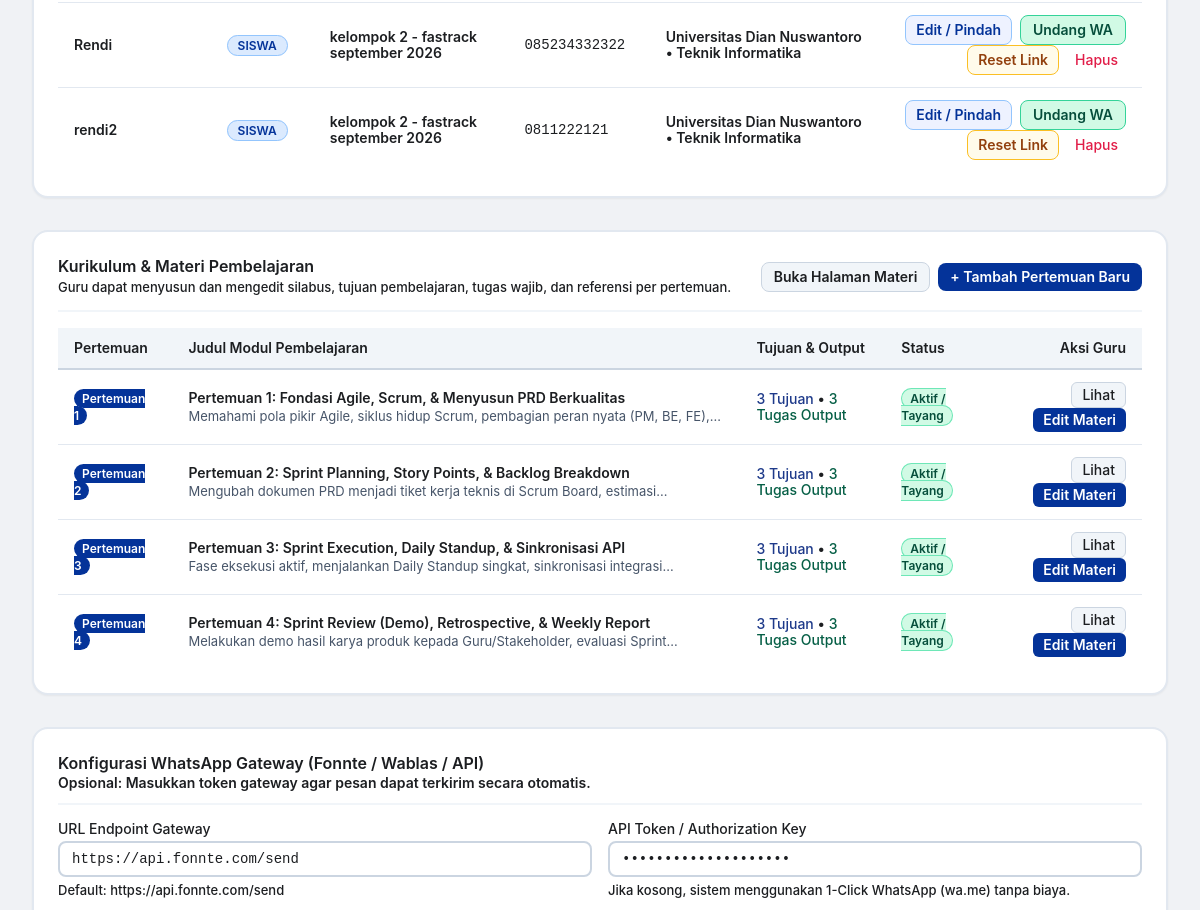
Page /admin.php (signed in, middle part) on the earlier database version.
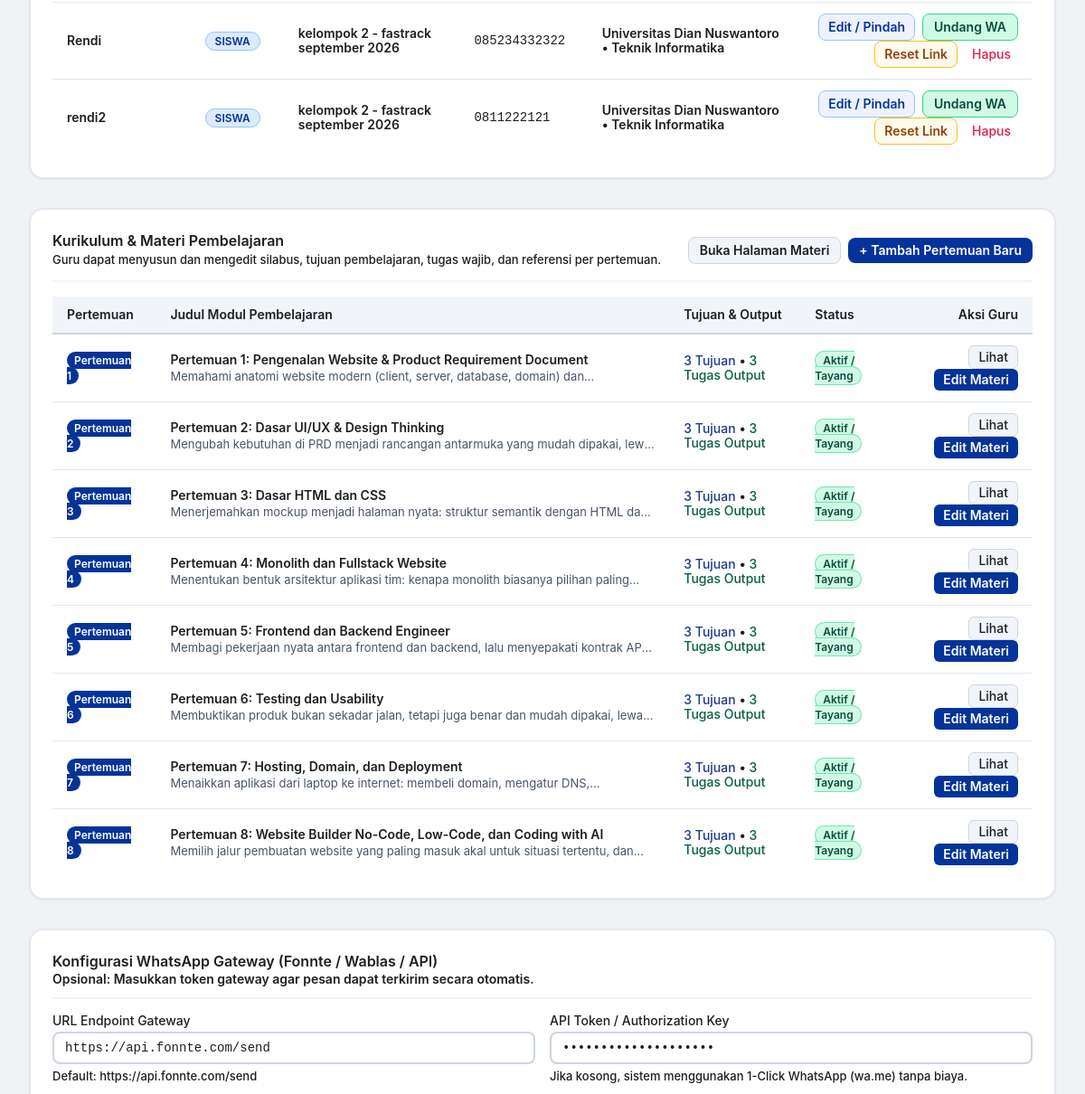
Same page on the later database version.
### tables this page shows
CREATE TABLE members (
            id TEXT PRIMARY KEY,
            name TEXT NOT NULL,
            role TEXT NOT NULL,
            team_id TEXT,
            phone TEXT,
            email TEXT,
            university TEXT,
            major TEXT,
            token TEXT UNIQUE NOT NULL,
            created_at TEXT NOT NULL
        , password_hash TEXT DEFAULT '', invite_used INTEGER DEFAULT 0);

CREATE TABLE teams (
            id TEXT PRIMARY KEY,
            name TEXT NOT NULL,
            project_title TEXT NOT NULL,
            description TEXT,
            sprint_number INTEGER DEFAULT 1,
            created_at TEXT NOT NULL
        );

CREATE TABLE lms_modules (
            id TEXT PRIMARY KEY,
            week_number INTEGER NOT NULL,
            title TEXT NOT NULL,
            summary TEXT NOT NULL,
            content TEXT NOT NULL,
            objectives TEXT NOT NULL,
            deliverables TEXT NOT NULL,
            external_links TEXT NOT NULL,
            is_published INTEGER DEFAULT 1
        );

CREATE TABLE system_settings (
            key TEXT PRIMARY KEY,
            value TEXT NOT NULL
        );

### includes/whatsapp.php (called while the page is built, shortened)
<?php
function getSystemSetting($pdo, $key, $default = '') {
    $stmt = $pdo->prepare("SELECT value FROM system_settings WHERE key = ?");
    $stmt->execute([$key]);
    $row = $stmt->fetch();
    return $row ? $row['value'] : $default;
}
?>

### admin.php (the view, shortened to what this page needs)
<?php
require_once __DIR__ . '/includes/header.php';
$stmt = $pdo->query("SELECT m.*, t.name as team_name FROM members m LEFT JOIN teams t ON m.team_id = t.id ORDER BY m.created_at ASC");
$members = $stmt->fetchAll();
$stmt = $pdo->query("SELECT * FROM lms_modules ORDER BY week_number ASC");
$lmsModules = $stmt->fetchAll();
$waGatewayUrl = getSystemSetting($pdo, 'waGatewayUrl', 'https://api.fonnte.com/send');
$waApiToken = getSystemSetting($pdo, 'waApiToken', '');
$defaultInvitationTemplate = "Halo {nama}!\n\nKamu telah diundang oleh {guru} untuk bergabung ke Tim Proyek Scrum *{tim}* sebagai *{role}*.\n\nSilakan aktivasi akun dan buat kata sandi Anda melalui tautan undangan berikut:\n{invite_link}\n\nSelamat belajar dan berkolaborasi!";
$invitationTemplate = getSystemSetting($pdo, 'invitationTemplate', $defaultInvitationTemplate);
$isHttps = (!empty($_SERVER['HTTPS']) && $_SERVER['HTTPS'] !== 'off') ||
           (!empty($_SERVER['HTTP_X_FORWARDED_PROTO']) && $_SERVER['HTTP_X_FORWARDED_PROTO'] === 'https') ||
           (isset($_SERVER['SERVER_PORT']) && $_SERVER['SERVER_PORT'] == 443);
$scheme = $isHttps ? "https" : "http";
$host = $_SERVER['HTTP_HOST'] ?? 'localhost:8000';
$appBaseUrl = $scheme . "://" . $host;
?>
<div class="space-y-8">
    <div class="bg-white rounded-2xl p-6 border-2 border-slate-200 shadow-sm space-y-4">
        <div class="overflow-x-auto">
            <table class="w-full text-left text-xs border-collapse">
                <tbody class="divide-y divide-slate-200">
                    <?php foreach ($members as $m):
                        $isGuru = ($m['role'] === 'super_admin' || $m['role'] === 'guru');
                        $roleName = $isGuru ? 'Guru / Instruktur' : 'Siswa';
                        $guruName = $currentUserName ?? 'Guru/Instruktur';
                        $inviteLink = $appBaseUrl . '/invite.php?token=' . urlencode($m['token']);
                        $inviteMsg = str_replace(
                            ['{nama}', '{guru}', '{tim}', '{role}', '{invite_link}', '{link}'],
                            [$m['name'], $guruName, ($m['team_name'] ?: 'Tim Scrum'), $roleName, $inviteLink, $inviteLink],
                            $invitationTemplate
                        );
                    ?>
                        <tr class="hover:bg-slate-50">
                            <td class="px-4 py-3 font-black text-black">
                                <?= htmlspecialchars($m['name']) ?>
                            </td>
                            <td class="px-4 py-3 font-bold">
                                <?php if ($isGuru): ?>
                                    <span class="px-2.5 py-0.5 rounded-full border text-[10px] uppercase bg-purple-100 text-purple-900 border-purple-300 font-black">
                                        Guru
                                    </span>
                                <?php else: ?>
                                    <span class="px-2.5 py-0.5 rounded-full border text-[10px] uppercase bg-blue-100 text-[#043399] border-blue-300 font-black">
                                        Siswa
                                    </span>
                                <?php endif; ?>
                            </td>
                            <td class="px-4 py-3 font-black text-black">
                                <?= htmlspecialchars($m['team_name'] ?: ($isGuru ? '-' : 'Belum ada')) ?>
                            </td>
                            <td class="px-4 py-3 font-mono font-bold text-black">
                                <?= htmlspecialchars($m['phone'] ?: '-') ?>
                            </td>
                            <td class="px-4 py-3 text-black font-semibold">
                                <?= htmlspecialchars($m['university']) ?> • <?= htmlspecialchars($m['major']) ?>
                            </td>
                            <td class="px-4 py-3 text-right space-x-1">
                                <?php if (!$isGuru): ?>
                                    <button type="button" onclick='openEditStudentModal(<?= json_encode($m, JSON_HEX_TAG | JSON_HEX_APOS | JSON_HEX_QUOT | JSON_HEX_AMP) ?>)' class="inline-flex items-center gap-1 px-2.5 py-1.5 bg-indigo-50 hover:bg-indigo-100 text-[#043399] border border-blue-300 rounded-lg text-xs font-black transition">
                                        <span>Edit / Pindah</span>
                                    </button>
                                    <button type="button" onclick="openWhatsAppModal('<?= htmlspecialchars($m['name']) ?>', '<?= htmlspecialchars($m['phone']) ?>', <?= htmlspecialchars(json_encode($inviteMsg)) ?>)" class="inline-flex items-center gap-1 px-3 py-1.5 bg-emerald-100 hover:bg-emerald-200 text-emerald-900 border border-emerald-400 rounded-lg text-xs font-black transition">
                                        <span>Undang WA</span>
                                    </button>
                                    <button type="button" onclick="resetInviteLink('<?= $m['id'] ?>', '<?= htmlspecialchars($m['name']) ?>')" class="inline-flex items-center gap-1 px-2.5 py-1.5 bg-amber-50 hover:bg-amber-100 text-amber-800 border border-amber-400 rounded-lg text-xs font-black transition" title="Reset link undangan dan password siswa">
                                        <span>Reset Link</span>
                                    </button>
                                    <button type="button" onclick="deleteMember('<?= $m['id'] ?>')" class="px-2 py-1 text-rose-600 hover:text-rose-800 font-bold text-xs" title="Hapus">
                                        Hapus
                                    </button>
                                <?php endif; ?>
                            </td>
                        </tr>
                    <?php endforeach; ?>
                </tbody>
            </table>
        </div>
    </div>
    <div class="bg-white rounded-2xl p-6 border-2 border-slate-200 shadow-sm space-y-4">
        <div class="flex flex-col sm:flex-row sm:items-center justify-between gap-3 border-b-2 border-slate-100 pb-3">
            <div>
                <h2 class="text-sm font-black text-black flex items-center gap-1.5">
                    <span>Kurikulum & Materi Pembelajaran</span>
                </h2>
                <p class="text-[11px] text-black font-medium mt-0.5">
                    Guru dapat menyusun dan mengedit silabus, tujuan pembelajaran, tugas wajib, dan referensi per pertemuan.
                </p>
            </div>
            <div class="flex items-center gap-2">
                <a href="lms.php" class="px-3 py-1.5 bg-slate-100 hover:bg-slate-200 text-black border border-slate-300 rounded-lg text-xs font-black transition">
                    Buka Halaman Materi
                </a>
                <a href="lms.php?add=1" class="px-3 py-1.5 bg-[#043399] hover:bg-[#021f5c] text-white rounded-lg text-xs font-black shadow-xs transition">
                    + Tambah Pertemuan Baru
                </a>
            </div>
        </div>
        <div class="overflow-x-auto">
            <table class="w-full text-left text-xs border-collapse">
                <thead>
                    <tr class="bg-slate-100 text-black border-b-2 border-slate-300">
                        <th class="px-4 py-3 font-black">Pertemuan</th>
                        <th class="px-4 py-3 font-black">Judul Modul Pembelajaran</th>
                        <th class="px-4 py-3 font-black">Tujuan & Output</th>
                        <th class="px-4 py-3 font-black">Status</th>
                        <th class="px-4 py-3 font-black text-right">Aksi Guru</th>
                    </tr>
                </thead>
                <tbody class="divide-y divide-slate-200">
                    <?php foreach ($lmsModules as $lm):
                        $lObj = json_decode($lm['objectives'] ?? '[]', true) ?? [];
                        $lDel = json_decode($lm['deliverables'] ?? '[]', true) ?? [];
                    ?>
                        <tr class="hover:bg-slate-50">
                            <td class="px-4 py-3 font-black text-black">
                                <span class="px-2 py-0.5 rounded-full bg-[#043399] text-white text-[10px] font-black">
                                    Pertemuan <?= $lm['week_number'] ?>
                                </span>
                            </td>
                            <td class="px-4 py-3 font-black text-black">
                                <div><?= htmlspecialchars($lm['title']) ?></div>
                                <div class="text-[11px] text-slate-600 font-normal line-clamp-1 mt-0.5"><?= htmlspecialchars($lm['summary']) ?></div>
                            </td>
                            <td class="px-4 py-3 font-medium text-black">
                                <span class="text-blue-900 font-bold"><?= count($lObj) ?> Tujuan</span> • <span class="text-emerald-800 font-bold"><?= count($lDel) ?> Tugas Output</span>
                            </td>
                            <td class="px-4 py-3">
                                <?php if ($lm['is_published'] != 0): ?>
                                    <span class="px-2 py-0.5 rounded-full bg-emerald-100 text-emerald-900 border border-emerald-300 text-[10px] font-black">
                                        Aktif / Tayang
                                    </span>
                                <?php else: ?>
                                    <span class="px-2 py-0.5 rounded-full bg-slate-200 text-slate-700 text-[10px] font-black">
                                        Draft
                                    </span>
                                <?php endif; ?>
                            </td>
                            <td class="px-4 py-3 text-right space-x-2">
                                <a href="lms.php?week=<?= $lm['week_number'] ?>" class="inline-flex items-center px-2.5 py-1 bg-slate-100 hover:bg-slate-200 text-black border border-slate-300 rounded-md text-xs font-bold transition">
                                    Lihat
                                </a>
                                <a href="lms.php?week=<?= $lm['week_number'] ?>&edit=1" class="inline-flex items-center px-2.5 py-1 bg-[#043399] hover:bg-[#021f5c] text-white rounded-md text-xs font-black shadow-xs transition">
                                    Edit Materi
                                </a>
                            </td>
                        </tr>
                    <?php endforeach; ?>
                </tbody>
            </table>
        </div>
    </div>
    <div class="bg-white rounded-2xl p-6 border-2 border-slate-200 shadow-sm space-y-4">
        <div class="border-b-2 border-slate-100 pb-3">
            <h2 class="text-sm font-black text-black flex items-center gap-2">
                <span>Konfigurasi WhatsApp Gateway (Fonnte / Wablas / API)</span>
            </h2>
            <p class="text-xs text-black font-semibold mt-0.5">
                Opsional: Masukkan token gateway agar pesan dapat terkirim secara otomatis.
            </p>
        </div>
        <form onsubmit="handleSaveSettings(event)" class="space-y-4">
            <div class="grid grid-cols-1 sm:grid-cols-2 gap-4">
                <div>
                    <label class="block text-xs font-bold text-black mb-1">URL Endpoint Gateway</label>
                    <input type="url" name="waGatewayUrl" value="<?= htmlspecialchars($waGatewayUrl) ?>" class="w-full px-3 py-2 border-2 border-slate-300 rounded-lg text-xs font-mono font-bold text-black focus:outline-none focus:ring-2 focus:ring-[#043399]">
                    <span class="text-[11px] text-black font-medium mt-1 block">Default: https://api.fonnte.com/send</span>
                </div>
                <div>
                    <label class="block text-xs font-bold text-black mb-1">API Token / Authorization Key</label>
                    <input type="password" name="waApiToken" value="<?= htmlspecialchars($waApiToken) ?>" placeholder="Masukkan token jika ada" class="w-full px-3 py-2 border-2 border-slate-300 rounded-lg text-xs font-mono font-bold text-black focus:outline-none focus:ring-2 focus:ring-[#043399]">
                    <span class="text-[11px] text-black font-medium mt-1 block">Jika kosong, sistem menggunakan 1-Click WhatsApp (wa.me) tanpa biaya.</span>
                </div>
            </div>
        </form>
    </div>
</div>
<?php require_once __DIR__ . '/includes/footer.php'; ?>

### includes/header.php (shortened to what this page needs)
<?php
require_once __DIR__ . '/db.php';
require_once __DIR__ . '/whatsapp.php';
?>
<!DOCTYPE html>
<html lang="id">
<head>
    <script src="https://cdn.tailwindcss.com"></script>
    <link rel="stylesheet" href="assets/css/custom.css">
</head>
<body class="min-h-screen flex flex-col bg-[#f0f2f5] text-[#1c1e21] antialiased font-sans">
    <main class="flex-1 max-w-[1600px] w-full mx-auto px-4 sm:px-6 lg:px-8 py-6">

### includes/footer.php (shortened to what this page needs)
    </main>
</body>
</html>

### assets/css/custom.css (style rules this page uses)
:root { --vinix-blue: #043399; --vinix-blue-dark: #021f5c; --vinix-blue-light: #eef3fc; --vinix-yellow: #f59e0b; --vinix-yellow-dark: #d97706; --vinix-yellow-light: #fef8ee; --text-black: #1c1e21; --text-dark: #242526; --text-muted: #65676b; }
html { font-size: 16px; }
body { font-family: 'SF Pro Display', -apple-system, BlinkMacSystemFont, 'Segoe UI', Roboto, Helvetica, Arial, sans-serif; color: var(--text-black); background-color: #f0f2f5; font-size: 16px; line-height: 1.5; -webkit-font-smoothing: antialiased; -moz-osx-font-smoothing: grayscale; }
h1, h2, h3, h4, h5, h6 { font-weight: 600; color: #1c1e21; }
p, span, td, th, label, div, input, textarea, select, button { color: inherit; }
input, textarea, select { font-family: inherit; font-size: 15px; }
.text-\[10px\] { font-size: 12px !important; }
.text-\[11px\] { font-size: 13px !important; }
.text-xs { font-size: 14px !important; }
.text-sm { font-size: 16px !important; }
.font-black { font-weight: 600 !important; }
.font-bold { font-weight: 500 !important; }
.text-white { color: #ffffff !important; }
.text-black { color: #1c1e21 !important; }

### includes/header.php (style rules this page uses)
body { font-family: 'SF Pro Display', -apple-system, BlinkMacSystemFont, 'Segoe UI', Roboto, Helvetica, Arial, sans-serif; color: #1c1e21; background-color: #f0f2f5; -webkit-font-smoothing: antialiased; -moz-osx-font-smoothing: grayscale; }
h1, h2, h3, h4, h5, h6, p, span, td, th, label, div, input, textarea, select { color: inherit; }
.text-white { color: #ffffff !important; }
.text-black { color: #1c1e21 !important; }

Differences in the rows shown:
changed lms_modules: title "Pertemuan 1: Fondasi Agile, Scrum, & Menyusun PRD Berkualitas" → "Pertemuan 1: Pengenalan Website & Product Requirement Document"; summary "Memahami pola pikir Agile, siklus hidup Scrum, pembagian peran nyata (PM, BE,…" → "Memahami anatomi website modern (client, server, database, domain)…"
changed lms_modules: title "Pertemuan 2: Sprint Planning, Story Points, & Backlog Breakdown" → "Pertemuan 2: Dasar UI/UX & Design Thinking"; summary "Mengubah dokumen PRD menjadi tiket kerja teknis di Scrum Board,…" → "Mengubah kebutuhan di PRD menjadi rancangan antarmuka yang mudah dipakai,…"
changed lms_modules: title "Pertemuan 3: Sprint Execution, Daily Standup, & Sinkronisasi API" → "Pertemuan 3: Dasar HTML dan CSS"; summary "Fase eksekusi aktif, menjalankan Daily Standup singkat, sinkronisasi…" → "Menerjemahkan mockup menjadi halaman nyata: struktur semantik dengan HTML…"
changed lms_modules: title "Pertemuan 4: Sprint Review (Demo), Retrospective, & Weekly Report" → "Pertemuan 4: Monolith dan Fullstack Website"; summary "Melakukan demo hasil karya produk kepada Guru/Stakeholder, evaluasi…" → "Menentukan bentuk arsitektur aplikasi tim: kenapa monolith biasanya pilihan…"
added lms_modules: week_number "5", title "Pertemuan 5: Frontend dan Backend Engineer", summary "Membagi pekerjaan nyata antara frontend dan backend, lalu menyepakati kontrak…", objectives "3", deliverables "3", is_published "Aktif / Tayang"
added lms_modules: week_number "6", title "Pertemuan 6: Testing dan Usability", summary "Membuktikan produk bukan sekadar jalan, tetapi juga benar dan mudah dipakai,…", objectives "3", deliverables "3", is_published "Aktif / Tayang"
added lms_modules: week_number "7", title "Pertemuan 7: Hosting, Domain, dan Deployment", summary "Menaikkan aplikasi dari laptop ke internet: membeli domain, mengatur…", objectives "3", deliverables "3", is_published "Aktif / Tayang"
added lms_modules: week_number "8", title "Pertemuan 8: Website Builder No-Code, Low-Code, dan Coding with AI", summary "Memilih jalur pembuatan website yang paling masuk akal untuk situasi tertentu,…", objectives "3", deliverables "3", is_published "Aktif / Tayang"
